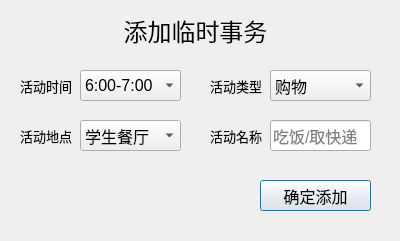
<?xml version="1.0" encoding="UTF-8"?>
<ui version="4.0">
 <class>addtmpaffair</class>
 <widget class="QDialog" name="addtmpaffair">
  <property name="geometry">
   <rect>
    <x>0</x>
    <y>0</y>
    <width>400</width>
    <height>241</height>
   </rect>
  </property>
  <property name="windowTitle">
   <string>Dialog</string>
  </property>
  <widget class="QLabel" name="label_5">
   <property name="geometry">
    <rect>
     <x>20</x>
     <y>120</y>
     <width>61</width>
     <height>31</height>
    </rect>
   </property>
   <property name="font">
    <font>
     <pointsize>10</pointsize>
    </font>
   </property>
   <property name="text">
    <string>活动地点</string>
   </property>
  </widget>
  <widget class="QComboBox" name="place">
   <property name="geometry">
    <rect>
     <x>80</x>
     <y>120</y>
     <width>101</width>
     <height>31</height>
    </rect>
   </property>
   <property name="font">
    <font>
     <pointsize>12</pointsize>
    </font>
   </property>
   <item>
    <property name="text">
     <string>学生餐厅</string>
    </property>
   </item>
   <item>
    <property name="text">
     <string>综合食堂</string>
    </property>
   </item>
   <item>
    <property name="text">
     <string>教工餐厅</string>
    </property>
   </item>
   <item>
    <property name="text">
     <string>综合服务楼</string>
    </property>
   </item>
   <item>
    <property name="text">
     <string>超市</string>
    </property>
   </item>
   <item>
    <property name="text">
     <string>北邮邮驿站</string>
    </property>
   </item>
   <item>
    <property name="text">
     <string>校医院</string>
    </property>
   </item>
  </widget>
  <widget class="QLabel" name="label_4">
   <property name="geometry">
    <rect>
     <x>210</x>
     <y>70</y>
     <width>61</width>
     <height>31</height>
    </rect>
   </property>
   <property name="font">
    <font>
     <pointsize>10</pointsize>
    </font>
   </property>
   <property name="text">
    <string>活动类型</string>
   </property>
  </widget>
  <widget class="QLineEdit" name="name">
   <property name="geometry">
    <rect>
     <x>270</x>
     <y>120</y>
     <width>101</width>
     <height>31</height>
    </rect>
   </property>
   <property name="font">
    <font>
     <pointsize>12</pointsize>
    </font>
   </property>
   <property name="text">
    <string/>
   </property>
   <property name="placeholderText">
    <string>吃饭/取快递</string>
   </property>
  </widget>
  <widget class="QLabel" name="label_6">
   <property name="geometry">
    <rect>
     <x>210</x>
     <y>120</y>
     <width>61</width>
     <height>31</height>
    </rect>
   </property>
   <property name="font">
    <font>
     <pointsize>10</pointsize>
    </font>
   </property>
   <property name="text">
    <string>活动名称</string>
   </property>
  </widget>
  <widget class="QLabel" name="label_3">
   <property name="geometry">
    <rect>
     <x>20</x>
     <y>70</y>
     <width>61</width>
     <height>31</height>
    </rect>
   </property>
   <property name="font">
    <font>
     <pointsize>10</pointsize>
    </font>
   </property>
   <property name="text">
    <string>活动时间</string>
   </property>
  </widget>
  <widget class="QLabel" name="label">
   <property name="geometry">
    <rect>
     <x>120</x>
     <y>10</y>
     <width>151</width>
     <height>41</height>
    </rect>
   </property>
   <property name="font">
    <font>
     <pointsize>18</pointsize>
    </font>
   </property>
   <property name="text">
    <string>添加临时事务</string>
   </property>
   <property name="alignment">
    <set>Qt::AlignCenter</set>
   </property>
  </widget>
  <widget class="QPushButton" name="add">
   <property name="geometry">
    <rect>
     <x>260</x>
     <y>180</y>
     <width>111</width>
     <height>31</height>
    </rect>
   </property>
   <property name="font">
    <font>
     <pointsize>12</pointsize>
    </font>
   </property>
   <property name="text">
    <string>确定添加</string>
   </property>
  </widget>
  <widget class="QComboBox" name="time">
   <property name="geometry">
    <rect>
     <x>80</x>
     <y>70</y>
     <width>101</width>
     <height>31</height>
    </rect>
   </property>
   <property name="font">
    <font>
     <pointsize>12</pointsize>
    </font>
   </property>
   <item>
    <property name="text">
     <string>6:00-7:00</string>
    </property>
   </item>
   <item>
    <property name="text">
     <string>7:00-8:00</string>
    </property>
   </item>
   <item>
    <property name="text">
     <string>8:00-9:00</string>
    </property>
   </item>
   <item>
    <property name="text">
     <string>9:00-10:00</string>
    </property>
   </item>
   <item>
    <property name="text">
     <string>10:00-11:00</string>
    </property>
   </item>
   <item>
    <property name="text">
     <string>11:00-12:00</string>
    </property>
   </item>
   <item>
    <property name="text">
     <string>12:00-13:00</string>
    </property>
   </item>
   <item>
    <property name="text">
     <string>13:00-14:00</string>
    </property>
   </item>
   <item>
    <property name="text">
     <string>14:00-15:00</string>
    </property>
   </item>
   <item>
    <property name="text">
     <string>15:00-16:00</string>
    </property>
   </item>
   <item>
    <property name="text">
     <string>16:00-17:00</string>
    </property>
   </item>
   <item>
    <property name="text">
     <string>17:00-18:00</string>
    </property>
   </item>
   <item>
    <property name="text">
     <string>18:00-19:00</string>
    </property>
   </item>
   <item>
    <property name="text">
     <string>19:00-20:00</string>
    </property>
   </item>
   <item>
    <property name="text">
     <string>20:00-21:00</string>
    </property>
   </item>
   <item>
    <property name="text">
     <string>21:00-22:00</string>
    </property>
   </item>
  </widget>
  <widget class="QComboBox" name="tag">
   <property name="geometry">
    <rect>
     <x>270</x>
     <y>70</y>
     <width>101</width>
     <height>31</height>
    </rect>
   </property>
   <property name="font">
    <font>
     <pointsize>12</pointsize>
    </font>
   </property>
   <item>
    <property name="text">
     <string>购物</string>
    </property>
   </item>
   <item>
    <property name="text">
     <string>洗澡</string>
    </property>
   </item>
   <item>
    <property name="text">
     <string>取物</string>
    </property>
   </item>
   <item>
    <property name="text">
     <string>吃饭</string>
    </property>
   </item>
   <item>
    <property name="text">
     <string>就医</string>
    </property>
   </item>
  </widget>
 </widget>
 <resources/>
 <connections/>
</ui>
